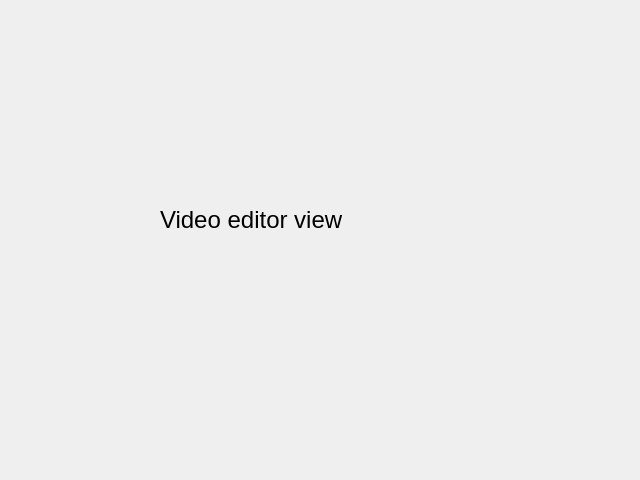
<?xml version="1.0" encoding="UTF-8"?>
<ui version="4.0">
 <class>Form</class>
 <widget class="QWidget" name="Form">
  <property name="geometry">
   <rect>
    <x>0</x>
    <y>0</y>
    <width>640</width>
    <height>480</height>
   </rect>
  </property>
  <property name="windowTitle">
   <string>Form</string>
  </property>
  <widget class="QLabel" name="label">
   <property name="geometry">
    <rect>
     <x>160</x>
     <y>130</y>
     <width>291</width>
     <height>181</height>
    </rect>
   </property>
   <property name="text">
    <string>&lt;html&gt;&lt;head/&gt;&lt;body&gt;&lt;p&gt;&lt;span style=&quot; font-size:18pt;&quot;&gt;Video editor view&lt;/span&gt;&lt;/p&gt;&lt;/body&gt;&lt;/html&gt;</string>
   </property>
  </widget>
 </widget>
 <resources/>
 <connections/>
</ui>
